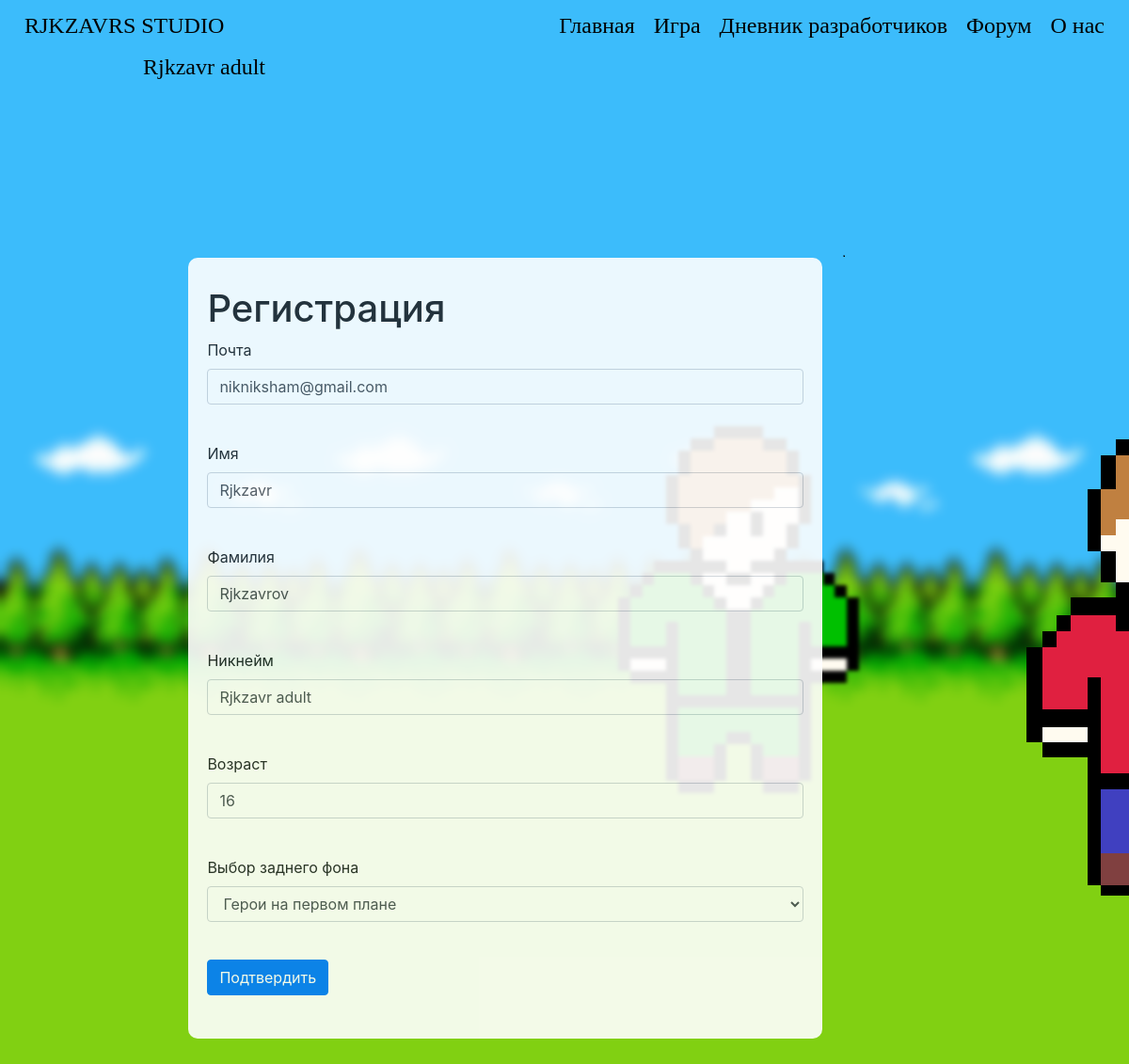
Page /edit_account/ (signed in) on the committed database.
### data/users.py (models this page shows, shortened)
class User(SqlAlchemyBase, UserMixin, SerializerMixin):
    __tablename__ = 'user'
    id = sqlalchemy.Column(sqlalchemy.Integer, primary_key=True, autoincrement=True)
    surname = sqlalchemy.Column(sqlalchemy.String, nullable=True)
    name = sqlalchemy.Column(sqlalchemy.String, nullable=True)
    age = sqlalchemy.Column(sqlalchemy.Integer, nullable=True)
    nickname = sqlalchemy.Column(sqlalchemy.String, nullable=True)
    email = sqlalchemy.Column(sqlalchemy.String, index=True, unique=True, nullable=True)
    hashed_password = sqlalchemy.Column(sqlalchemy.String, nullable=True)
    created_date = sqlalchemy.Column(sqlalchemy.DateTime)
    status = sqlalchemy.Column(sqlalchemy.Integer, nullable=True, default=0)
    background_image_id = sqlalchemy.Column(sqlalchemy.Integer, nullable=True, default=0)
    publications = orm.relation('Publications')
    developers_diary = orm.relation('DevelopersDiary')
    comments = orm.relation('Comments')

### run.py (the view, shortened to what this page needs)
@app.route('/edit_account/', methods=['GET', 'POST'])
@login_required
def edit_account():
    form = EditAccountForm()
    if request.method == "GET":
        form.email.data = current_user.email
        form.name.data = current_user.name
        form.surname.data = current_user.surname
        form.nickname.data = current_user.nickname
        form.age.data = current_user.age
    return render_template("Edit_Account.html", form=form, style=url_for('static', filename='css/style.css'),
                           bgimg=url_for('static', filename='img/background_img_1.png'))

### data/forms.py
class EditAccountForm(FlaskForm):
    email = EmailField('Почта', validators=[DataRequired()])
    name = StringField('Имя', validators=[DataRequired()])
    surname = StringField('Фамилия', validators=[DataRequired()])
    nickname = StringField('Никнейм', validators=[DataRequired()])
    age = StringField('Возраст', validators=[DataRequired()])
    choices = [(0, 'Герои на первом плане'), (1, '"Логотип" Обои'), (2, 'Гг'), (3, 'Игра')]
    background_image_id = SelectField('Выбор заднего фона', choices=choices, validators=[DataRequired()],
                                      default=choices[0])
    submit = SubmitField("Подтвердить")

### data/db_session.py (called while the page is built)
def create_session() -> Session:
    global __factory
    return __factory()

### run.py (called while the page is built)
@login_manager.user_loader
def load_user(user_id):
    session = db_session.create_session()
    return session.query(User).get(user_id)

### templates/Edit_Account.html (shortened to what this page needs)
{% extends "base.html" %}
{% block content %}
<h1>Регистрация</h1>
<form action="" method="post">
    <p>
        {{ form.email.label }}<br>
        {{ form.email(class="form-control", type="email") }}<br>
    </p>
    <p>
        {{ form.name.label }}<br>
        {{ form.name(class="form-control") }}<br>
    </p>
    <p>
        {{ form.surname.label }}<br>
        {{ form.surname(class="form-control") }}<br>
    </p>
    <p>
        {{ form.nickname.label }}<br>
        {{ form.nickname(class="form-control") }}<br>
    </p>
    <p>
        {{ form.age.label }}<br>
        {{ form.age(class="form-control") }}<br>
    </p>
    <p>
        {{ form.background_image_id.label }}<br>
        {{ form.background_image_id(class="form-control") }}<br>
    </p>
    <p>{{ form.submit(type="submit", class="btn btn-primary") }}</p>
</form>
{% endblock %}

### templates/base.html (shortened to what this page needs)
<!doctype html>
<html lang="ru">
<head>
    <link rel="stylesheet"
          href="https://stackpath.bootstrapcdn.com/bootstrap/4.4.1/css/bootstrap.min.css"
>
    <link rel="stylesheet" href={{style}}>
</head>
<body>
<header class="navbar navbar-light">
    <div class="left-head">
        <a href="/about/"><h4 class="asd">RJKZAVRS STUDIO</h4></a>
    </div>
    <div class="center-head">
        <div>
            <a href="/" class="header-a"><h4 class="asd">Главная</h4></a>
            <a href="/" class="header-a"><h4 class="asd">Игра</h4></a>
            <a href="/DevelopersDiary" class="header-a"><h4 class="asd">Дневник разработчиков</h4></a>
            <a href="/" class="header-a"><h4 class="asd">Форум</h4></a>
            <a href="/about/" class="header-a"><h4 class="asd">О нас</h4></a>
        </div>
    </div>
    <div class="right-head">
        {% if current_user.is_authenticated %}
        <a class="navbar-brand" href="/account"><h4 class="asd">{{ current_user.nickname }}</h4></a>
        {% else %}
        <a href="/login"><h4 class="asd">Войти</h4></a>
        <a href="/register"><h4 class="asd">Зарегестрироваться</h4></a>
        {% endif %}
    </div>
</header>
<main role="main">
    <div class="main-block">
        <div class="center-column">
            <div class="center-column-block">
                {% block content %}{% endblock %}
            </div>
        </div>
    </div>
</main>
</body>
</html>

### static/css/style.css (style rules this page uses)
p { text-decoration: none; }
header { margin-bottom: 170px; }
main { align: center; width: 100%; }
.header-a { float: left; }
a { text-decoration: none; }
div.main-block { width: 85%; display: flex; margin-left: 15%; align: center; margin-bottom: 70px; }
.asd { font-family: 'Comfortaa', cursive; font-weight: 100; font-style: inherit; color: #000; position: relative; padding: 5px 5px; margin: 0 5px; }
div.left-head { width: 25%; }
div.center-head { display: flex; align: center; }
div.right-head { width: 25%; display: -webkit-flex; -webkit-flex-direction: row-reverse; display: flex; flex-direction: row-reverse; }
div.center-column { border-radius: 10px; opacity: 1; background: #fff; align: left; width: 66%; margin-left: 2%; margin-right: 20px; opacity: 0.9; }
div.center-column-block { padding: 30px 20px; }

### rows in the picture
User: nickname "Rjkzavr adult", email "nikniksham@gmail.com", name "Rjkzavr", surname "Rjkzavrov", age "16", background_image_id "Герои на первом плане"
